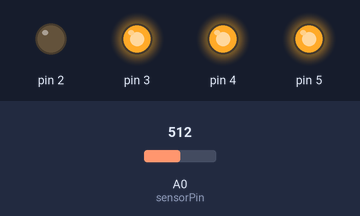
The sketch below on a simulated Arduino Uno, built with avr-gcc and run on an emulated ATmega328P. Parts: output pins drawn as LEDs (lit = HIGH). The inputs (shaded band) are chosen by the test bench; at power-on: A0 (sensorPin) = 512.

Above: at 1.2 s.
1.3 s: A0 (sensorPin) set to 171
2.8 s: A0 (sensorPin) set to 163
At 3.3 s:
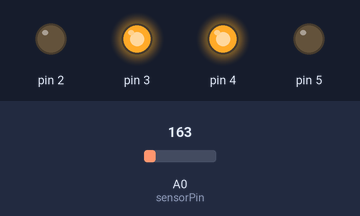
4.3 s: A0 (sensorPin) set to 122
At 5.2 s:
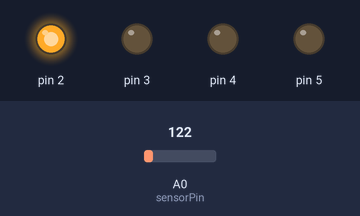
5.8 s: A0 (sensorPin) set to 306
At 7.0 s:
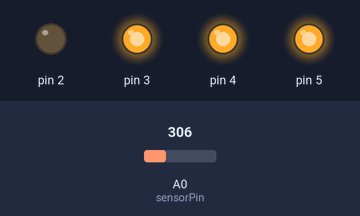
7.3 s: A0 (sensorPin) set to 0
At 7.8 s:
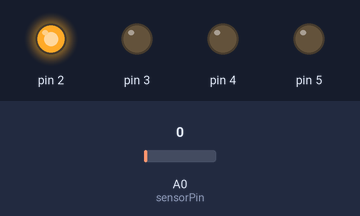
Timing chart, 0 to 9.8 s (numbered marks = the images above; inputs shaded):
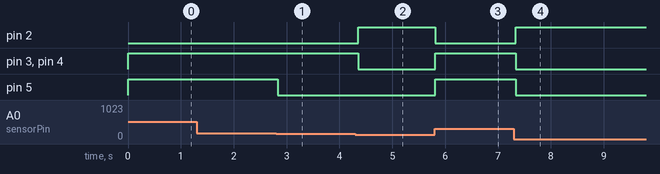

Measured:
- the behaviour switches between 164 and 163 on A0 (sensorPin) (found by bisection; images 0 and 1)
- after the input at 1.3 s, every drawn part: stays the same
- after the input at 2.8 s, pin 5: HIGH → LOW at once
- after the input at 4.3 s, pin 2: LOW → HIGH after 0.06 s; pin 3, pin 4: HIGH → LOW after 0.06 s
- after the input at 5.8 s, pin 2: HIGH → LOW at once; pin 3–5: LOW → HIGH at once
- after the input at 7.3 s, pin 2: LOW → HIGH at once; pin 3–5: HIGH → LOW at once

The sketch:

03-love-o-meter.ino
```cpp
const int sensorPin = A0;
float baselineTemp = 20.0;

void setup() {
  // Serial.begin(9600);
  for (int pinNumber = 2; pinNumber < 6; pinNumber++) {
    pinMode(pinNumber, OUTPUT);
    digitalWrite(pinNumber, LOW);
  }
}

void loop() {
  // Sensor value
  int sensorVal = analogRead(sensorPin);

  // Volts
  float voltage = (sensorVal / 1024.0) * 5.0;

  // degrees C
  float temperature = (voltage - .5) * 100;
  // Serial.println(temperature);

  if (temperature < baselineTemp) {
    digitalWrite(2, HIGH);
    digitalWrite(3, LOW);
    digitalWrite(4, LOW);
    digitalWrite(5, LOW);
  } else if (temperature < baselineTemp + 5) {
    digitalWrite(2, LOW);
    digitalWrite(3, HIGH);
    digitalWrite(4, LOW);
    digitalWrite(5, LOW);
  } else if (temperature < baselineTemp + 10) {
    digitalWrite(2, LOW);
    digitalWrite(3, HIGH);
    digitalWrite(4, HIGH);
    digitalWrite(5, LOW);
  } else {
    digitalWrite(2, LOW);
    digitalWrite(3, HIGH);
    digitalWrite(4, HIGH);
    digitalWrite(5, HIGH);
  }
  delay(69);
}
```
